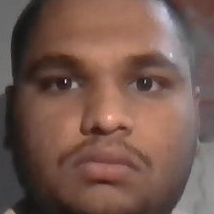
#> input picture registered_faces/student_039/face_001.jpg, 214 x 214 px
$ python -i face_detection.py   (imports and definitions only)
#> lines starting #> are read from the running program, lines starting #| are printed output that depends on the picture; after the words box and inside, x2 and y2 are one past the last pixel; in counts of white or black regions, pixels touching at a corner belong together
#> further down, picture is the input picture: shape (214, 214, 3); mean B, G, R 79.4, 89, 117.2
from pathlib import Path

import cv2


class FaceDetector:
    """Detect faces in video frames using an OpenCV Haar Cascade classifier."""

    def __init__(self, model_path=None):
        default_model = Path(__file__).resolve().parents[1] / "models" / "haarcascade_frontalface_default.xml"

        if model_path is None:
            model_path = default_model

        self.model_path = str(model_path)

        # If the project model file is missing, fall back to the packaged OpenCV model.
        if not Path(self.model_path).exists():
            built_in_model = Path(cv2.data.haarcascades) / "haarcascade_frontalface_default.xml"
            if built_in_model.exists():
                self.model_path = str(built_in_model)

        self.face_cascade = cv2.CascadeClassifier(self.model_path)

        if self.face_cascade.empty():
            raise FileNotFoundError(
                f"Unable to load Haar Cascade model from: {self.model_path}"
            )

    def detect_faces(self, frame):
        """Return a frame with detected faces highlighted and the count displayed."""
        if frame is None:
            raise ValueError("Cannot detect faces: input frame is empty.")

        # Convert to grayscale because Haar cascades are trained on grayscale images.
        gray = cv2.cvtColor(frame, cv2.COLOR_BGR2GRAY)
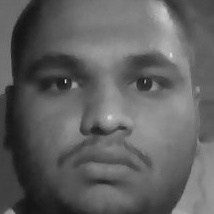
#> gray: shape (214, 214); min 6, max 224, mean 96.3
        gray = cv2.equalizeHist(gray)
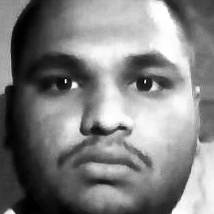
#> gray: shape (214, 214); min 0, max 255, mean 128.5

        # Detect faces.
        faces = self.face_cascade.detectMultiScale(
            gray,
            scaleFactor=1.1,
            minNeighbors=5,
            minSize=(30, 30),
            flags=cv2.CASCADE_SCALE_IMAGE,
        )
#> faces = [[17, 12, 182, 182]]

        # Draw rectangles around each detected face.
        for (x, y, w, h) in faces:
            cv2.rectangle(frame, (x, y), (x + w, y + h), (0, 255, 0), 2)
#> this loop made 1 pass
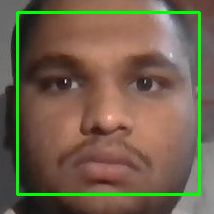
#> frame: shape (214, 214, 3); 4.76% of pixels changed, all inside (x1, y1, x2, y2) = (16, 11, 201, 196)

        # Display the number of detected faces.
        cv2.putText(
            frame,
            f"Faces detected: {len(faces)}",
            (10, 30),
            cv2.FONT_HERSHEY_SIMPLEX,
            0.7,
            (0, 255, 0),
            2,
        )
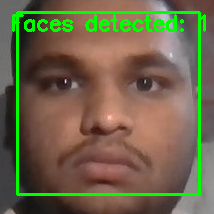
#> frame: shape (214, 214, 3); 2.76% of pixels changed, all inside (x1, y1, x2, y2) = (12, 14, 206, 32)

        return frame

>>> import cv2
>>> picture = cv2.imread('../registered_faces/student_039/face_001.jpg')
>>> result = FaceDetector().detect_faces(picture)
